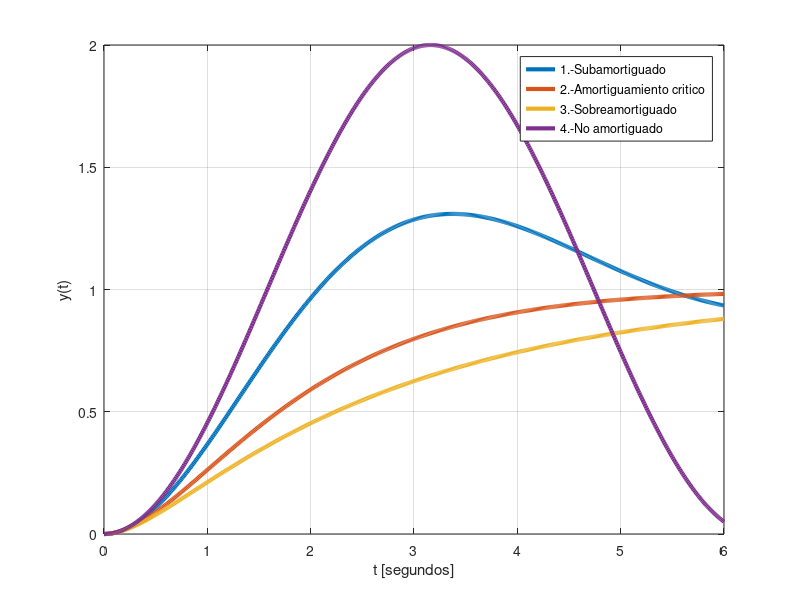

Here is the MATLAB script that generated this plot:
clc;
clear all;
close all;

%%

R = 330;
L = 10*exp(-3);
C = 820*exp(-6);

t=0:0.01:6;

wn = 1/sqrt(L*C);

%% subamortiguado 0<Z<1
Z=0.35; %Coeficiente de amortiguamiento
wd = wn*sqrt(1-Z^2);
Vo1=1.-exp(-Z.*wn.*t).*( cos(wd.*t) + (Z/sqrt(1-Z^2)).*sin(wd.*t) );
plot(t,Vo1,'LineWidth',3)
grid on
hold on
%% Amortiguamiento crítico*
Z=1; %Coeficiente de amortiguamiento
wd = wn*sqrt(1-Z^2);
Vo2=1.-exp(-Z.*wn.*t).*( cos(wd.*t) + (wn.*t) );
hold on
plot(t,Vo2,'LineWidth',3)
%% Sobreamortiguado*
Z=1.5; %Coeficiente de amortiguamiento
wd = wn*sqrt(1-Z^2);
Vo3=1.-exp(-Z.*wn.*t).*( cos(wd.*t) + (Z/sqrt(1-Z^2)).*sin(wd.*t) );
hold on
plot(t,Vo3,'LineWidth',3)
%% no amortiguado
Z=0; %Coeficiente de amortiguamiento
wd = wn*sqrt(1-Z^2);
Vo4=1.-exp(-Z.*wn.*t).*( cos(wd.*t) + (Z/sqrt(1-Z^2)).*sin(wd.*t) );
hold on
plot(t,Vo4,'LineWidth',3)
legend('1.-Subamortiguado','2.-Amortiguamiento critico','3.-Sobreamortiguado','4.-No amortiguado')
xlabel('t [segundos]')
ylabel('y(t)')
